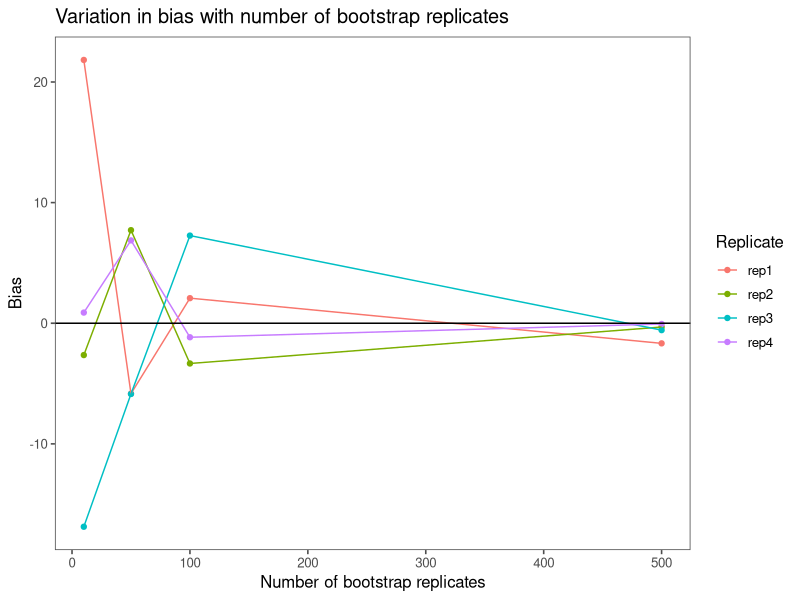
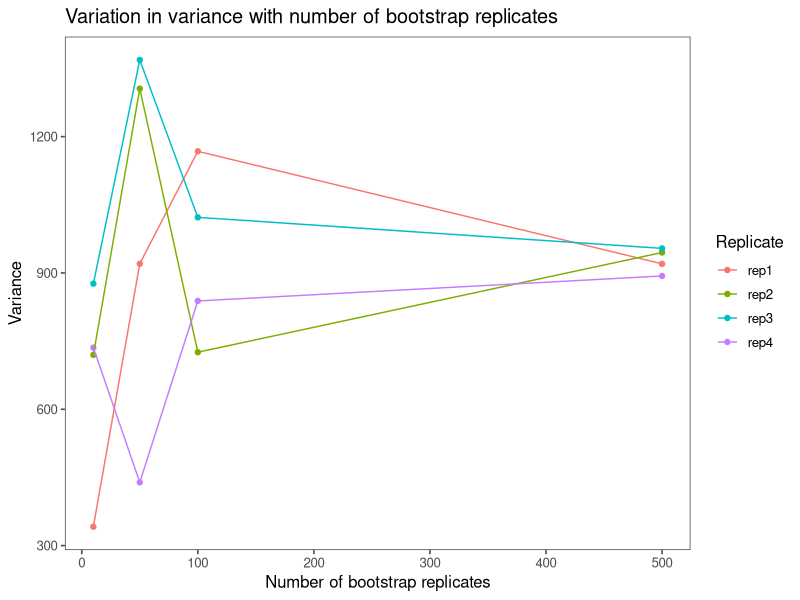
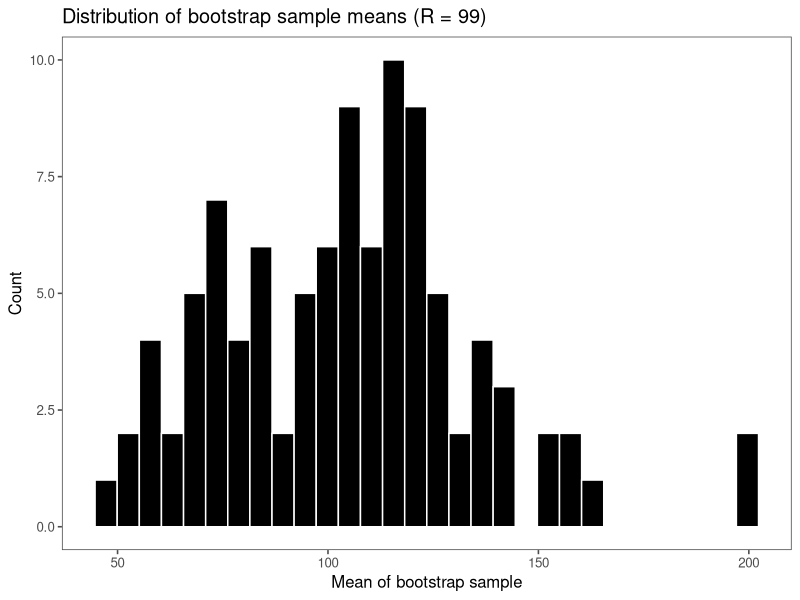
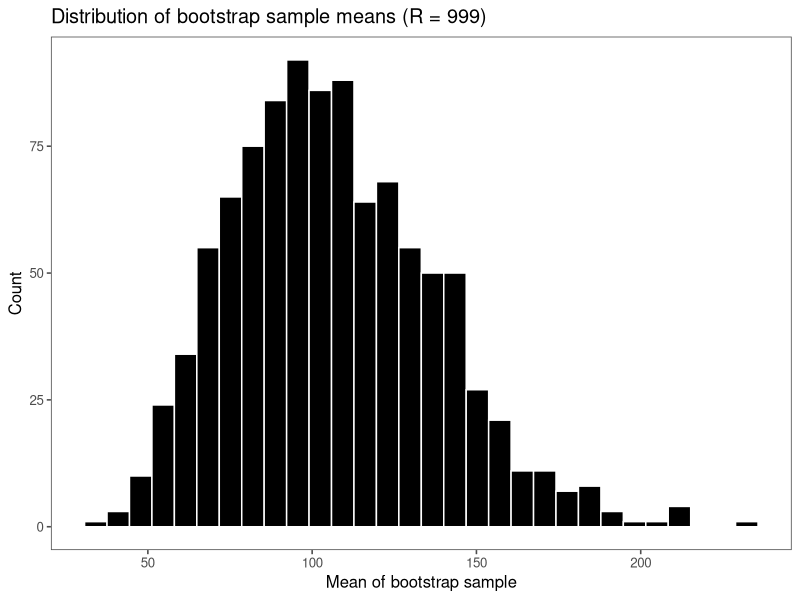
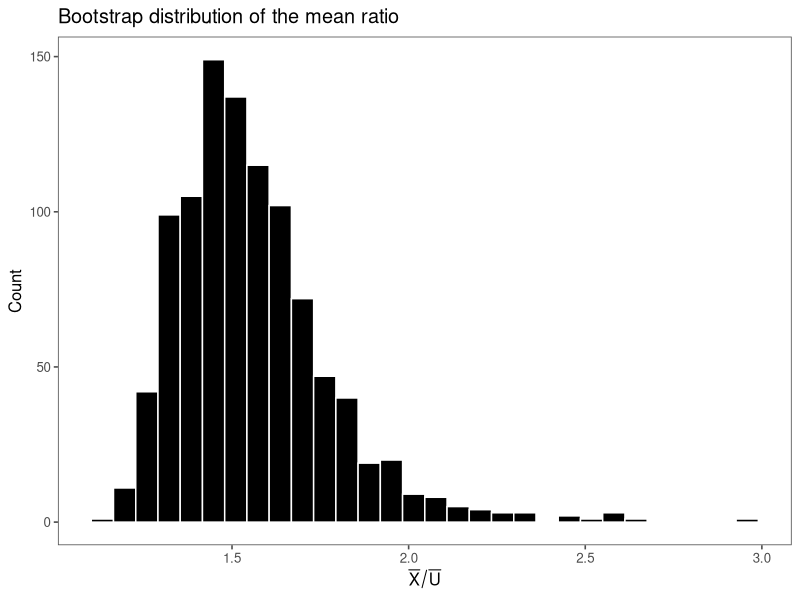
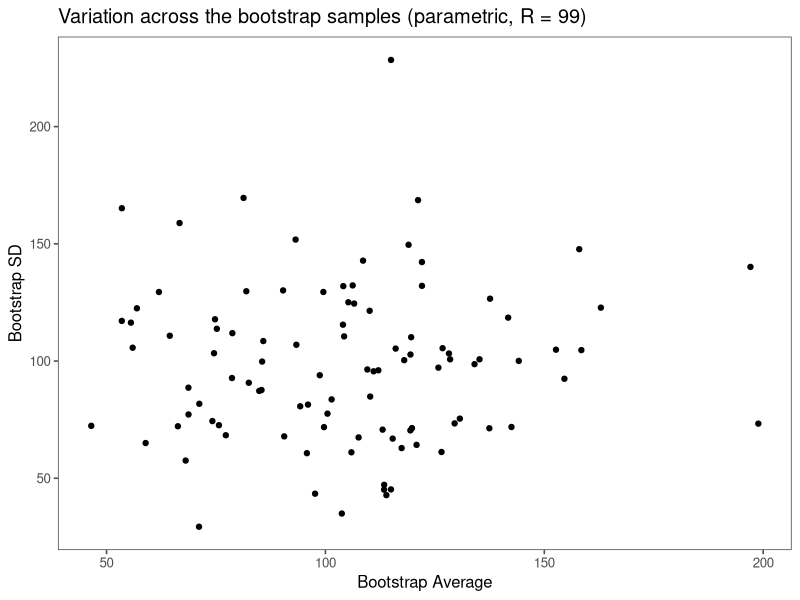
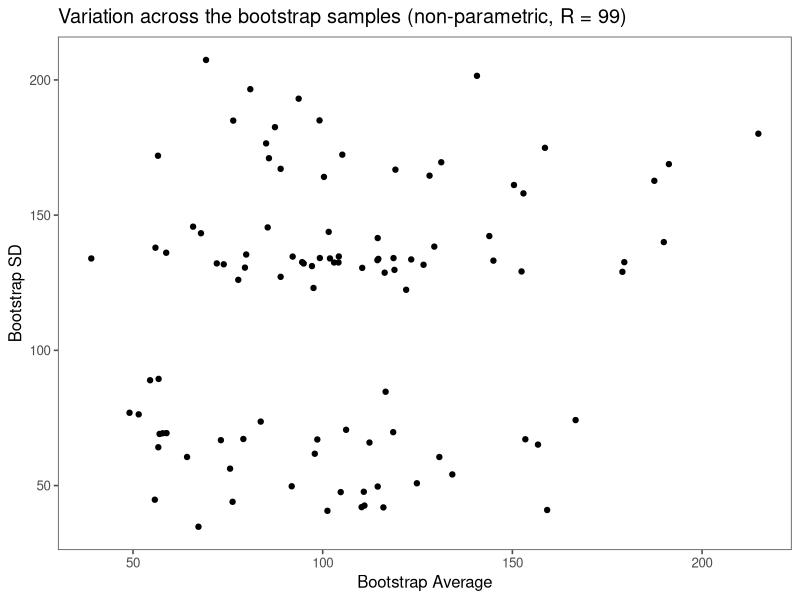
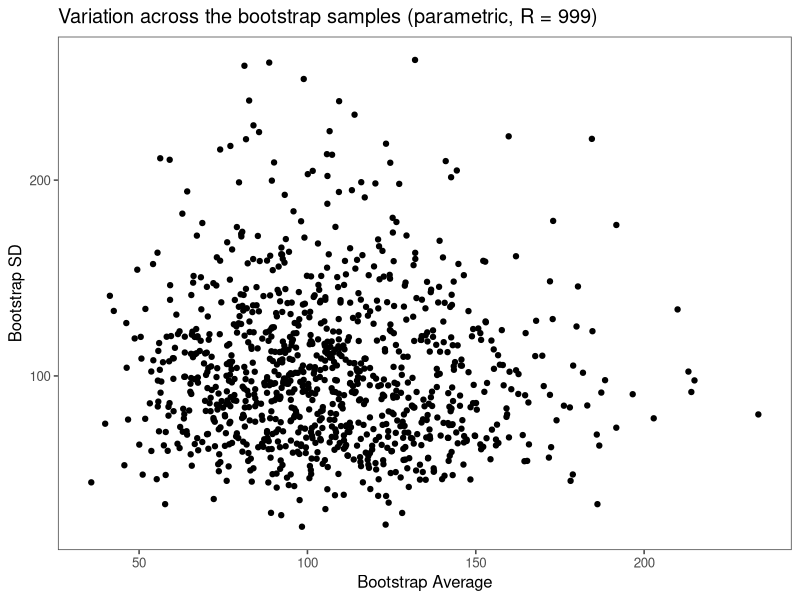

Write R code to recreate these figures, in order.
#' ---
#' title: "Chapter 2: The Basic Bootstraps"
#' author: Davison and Hinkley
#' output: github_document
#' ---

#' last update: Wed Apr 18 10:01:45 2018

library(boot)
library(tidyverse)
library(ggthemes)

library(parallel)
library(doParallel)
registerDoParallel(cores=detectCores(all.tests=TRUE))

set.seed(20130810)

theme_set(theme_few())

#' Here, we are concerned about bootstrap estimates from a single, homonegenous
#' set of data
#'
#' The first data set is a set of measurement of times between failures of AC
#' equipment in Boeing 720 aircraft. Possible data generating mechanisms that
#' are proposed are Exponential and Gamma.

data("aircondit")
glimpse(aircondit)

mu <- mean(aircondit$hours)
variance <- var(aircondit$hours)

#' This data can be analyzed via bootstrap methods: parameteric and
#' non-parametric.
#' 
#' *Parametric bootstrap analysis*
#' 
#' We can start by assuming that these data have been drawn at random from a
#' exponential distribution of the above calculated mean (mu). The parametric
#' assumption is the distribution i.e., exponential.
#'
#' One can generate random samples from the assumed exponential distribution,
#' like so (best guess for mean of the distribution comes from the sample
#' itself):

b_expo <- rexp(length(aircondit), rate = 1/mu)

#' Similar random draws can be made from an assumed gamma distribution. If $X$
#' is a distributed gamma with shape $k$ and scale $\theta$, then $E[X] = k
#' \theta$ and $Var(X) = k \theta^2$. In this case, the best information
#' estimate of the mean and the variance of the distribution comes from the
#' sample itself like before. So, $\theta = Var(X)/E[X] = variance/mu$

theta <- variance/mu
k <- mu/theta

b_gamma <- rgamma(length(aircondit), shape = k, scale = theta)

#' In the above analysis, the fitted model in the first case is the exponential
#' distribution and the second case is the gamma distribution.
#'
#' Now, we move on to generating a large number of bootstrap samples and looking
#' at the the estimates from these bootstrap samples.
#'
#' First, we assume that the fitted model is exponential and see how the Bias,
#' i.e., E[T|F] - t and the Variance, i.e., Var(T) change as the number of
#' bootstrap replicates increase. We wish to see the bias move to 0 as the
#' number of replications increase.

boot_df <- function(data, mu, n_reps) {
  bm <- matrix(nrow = length(data$hours), ncol = n_reps)
  
  for (rep in 1:n_reps) {
    bm[, rep] <- rexp(nrow(bm), rate = 1/mu)
  }
  
  colnames(bm) <- paste0("b", 1:n_reps)
  bdf <- as.data.frame(bm)
  
  return(bdf)
}

bias_boot <- function(boot_df, mu) {
  means <- boot_df %>% 
            summarize_all(mean) %>% 
            as_vector()
  
  return(mean(means - mu))
}

variance_boot <- function(boot_df, mu) {
  means <- boot_df %>% 
            summarize_all(mean) %>% 
            as_vector()
  
  return(var(means))
}

#' We repeat the entire bootstrapping exercise 4 times as shown in the book.

estimate_bias <- function(data, mu) {
  boot_10 <- boot_df(data, mu, 10)
  boot_50 <- boot_df(data, mu, 50)
  boot_100 <- boot_df(data, mu, 100)
  boot_500 <- boot_df(data, mu, 500)
  
  return(c(bias_boot(boot_10, mu), 
           bias_boot(boot_50, mu),
           bias_boot(boot_100, mu),
           bias_boot(boot_500, mu)))
}

estimate_variance <- function(data, mu) {
  boot_10 <- boot_df(data, mu, 10)
  boot_50 <- boot_df(data, mu, 50)
  boot_100 <- boot_df(data, mu, 100)
  boot_500 <- boot_df(data, mu, 500)
  
  return(c(variance_boot(boot_10, mu), 
           variance_boot(boot_50, mu),
           variance_boot(boot_100, mu),
           variance_boot(boot_500, mu)))
}

bias_boot_expo <- data.frame(R = c(10, 50 , 100, 500),
                             rep1 = estimate_bias(aircondit, mu), 
                             rep2 = estimate_bias(aircondit, mu),
                             rep3 = estimate_bias(aircondit, mu),
                             rep4 = estimate_bias(aircondit, mu))

variance_boot_expo <- data.frame(R = c(10, 50 , 100, 500),
                                 rep1 = estimate_variance(aircondit, mu), 
                                 rep2 = estimate_variance(aircondit, mu),
                                 rep3 = estimate_variance(aircondit, mu),
                                 rep4 = estimate_variance(aircondit, mu))

#' Figure 2.1
dev.new()
ggplot(bias_boot_expo %>% gather(replicate, bias, -R)) +
  geom_point(aes(x = R, y = bias, group = replicate, color = replicate)) +
  geom_line(aes(x = R, y = bias, group = replicate, color = replicate)) +
  geom_hline(aes(yintercept = 0)) +
  labs(x  = "Number of bootstrap replicates",
       y = "Bias",
       color = "Replicate",
       title = "Variation in bias with number of bootstrap replicates")

ggplot(variance_boot_expo %>% gather(replicate, bias, -R)) +
  geom_point(aes(x = R, y = bias, group = replicate, color = replicate)) +
  geom_line(aes(x = R, y = bias, group = replicate, color = replicate)) +
  labs(x  = "Number of bootstrap replicates",
       y = "Variance",
       color = "Replicate",
       title = "Variation in variance with number of bootstrap replicates") 

#' In the above plot, as expected the variance converges to the variance of an
#' exponential distribution and the bias converges to 0.
#'
#' A sense of the variation in the bootstrap process can be obtained from
#' histograms of the statistic computed on the bootstrap samples

mean_boot_99 <- boot_df(aircondit, mu, 99) %>% 
                  summarize_all(mean) %>% 
                  as_vector()

mean_boot_999 <- boot_df(aircondit, mu, 999) %>% 
                  summarize_all(mean) %>% 
                  as_vector()

#' Figure 2.3
dev.new()
ggplot(data.frame(t = mean_boot_99)) +
  geom_histogram(aes(x = t), fill = "black", color = "white") +
  labs(x = "Mean of bootstrap sample",
       y = "Count",
       title = "Distribution of bootstrap sample means (R = 99)")

ggplot(data.frame(t = mean_boot_999)) +
  geom_histogram(aes(x = t), fill = "black", color = "white") +
  labs(x = "Mean of bootstrap sample",
       y = "Count",
       title = "Distribution of bootstrap sample means (R = 999)")

#' *Non-parametric boootstrap analysis*
#' 
#' Non-parametric bootstrap works well when we do not have a theoretical reason
#' to expect a well-known distribution as a representative of the data
#' generating process. This often happens when we are interested in an outcome
#' that is a composition of other columns in the data

data("city")
glimpse(city)

data("bigcity")
glimpse(bigcity)

#' This data set containts the populations in 1920 and 1930 for a selection of
#' cities, the smaller data set is the one that is discussed in chapter 2. We
#' are interested in the ratio of the mean populations in the two years, i.e.,
#' (E[X]/E[U]).
#'
#' There is no parametric model, we could use to model this data, so we use the
#' ratio of the sample averages and build an empirical distribution using
#' bootstrap methods.
#'
#' The cool thing is that even though we do not have a 'name' for the
#' distribution followed by the ratio, we can use resampling to generate
#' approximate values.
#'
#' We begin as usual with a boot function that takes the data and resamples it.
#' Here we have a pair of values to be sampled so indices are used (it is most
#' convenient to use the `boot` function!)
#' 

mean_ratio <- function(data, indices) {
  return(mean(data[indices, ]$x)/mean(data[indices, ]$u))
}

b <- boot(city, mean_ratio, R = 999, parallel = "snow")

boot_data <- as.data.frame(b$t)
colnames(boot_data) <- c("mean_ratio")

#' Figure 2.5
dev.new()
ggplot(boot_data) +
  geom_histogram(aes(x = mean_ratio), fill = "black", color = "white") +
  labs(x = expression(bar(X)/bar(U)),
       y = "Count",
       title = "Bootstrap distribution of the mean ratio")

#' The skew is rather apparent from Figure 2.5
#'
#' This brings us naturally to a comparison between parametric and
#' non-parametric methods. We can make a scatter plot of the mean and standard
#' deviation of the bootstrapped samples to see the effect of using both these
#' methods

means <- function(data, indices) {
  return(mean(data[indices, "hours"]))
}

sds <- function(data, indices) {
  return(sd(data[indices, "hours"]))
}

#' non-parametric bootstrap, R = 99
b_means <- boot(aircondit, statistic = means, R = 99, parallel = "snow")
b_sds <- boot(aircondit, statistic = sds, R = 99, parallel = "snow")

boot_mean_nonparam <- as.data.frame(b_means$t)
colnames(boot_mean_nonparam) <- c("mean_time_nonparam")

boot_sd_nonparam <- as.data.frame(b_sds$t)
colnames(boot_sd_nonparam) <- c("sd_time_nonparam")

boot_nonparam <- bind_cols(boot_mean_nonparam, boot_sd_nonparam)

#' parametric bootstrap, R = 99
boot_mean_param <- as.data.frame(mean_boot_99)
colnames(boot_mean_param) <- c("mean_time_param")

boot_sd_param <- boot_df(aircondit, mu, 99) %>% 
                  summarize_all(sd) %>% 
                  as_vector() %>% 
                  as.data.frame() 

colnames(boot_sd_param) <- c("sd_time_param")

boot_param <- bind_cols(boot_mean_param, boot_sd_param)

#' Figure 2.9

dev.new()
ggplot(boot_param) +
  geom_point(aes(x = mean_time_param, y = sd_time_param)) +
  labs(x = "Bootstrap Average",
       y = "Bootstrap SD",
       title = "Variation across the bootstrap samples (parametric, R = 99)")

ggplot(boot_nonparam) +
  geom_point(aes(x = mean_time_nonparam, y = sd_time_nonparam)) +
  labs(x = "Bootstrap Average",
       y = "Bootstrap SD",
       title = "Variation across the bootstrap samples (non-parametric, R = 99)")


#' non-parametric bootstrap, R = 999
b_means <- boot(aircondit, statistic = means, R = 999, parallel = "snow")
b_sds <- boot(aircondit, statistic = sds, R = 999, parallel = "snow")

boot_mean_nonparam <- as.data.frame(b_means$t)
colnames(boot_mean_nonparam) <- c("mean_time_nonparam")

boot_sd_nonparam <- as.data.frame(b_sds$t)
colnames(boot_sd_nonparam) <- c("sd_time_nonparam")

boot_nonparam <- bind_cols(boot_mean_nonparam, boot_sd_nonparam)

#' parametric bootstrap, R = 999
boot_mean_param <- as.data.frame(mean_boot_999)
colnames(boot_mean_param) <- c("mean_time_param")

boot_sd_param <- boot_df(aircondit, mu, 999) %>% 
                  summarize_all(sd) %>% 
                  as_vector() %>% 
                  as.data.frame() 

colnames(boot_sd_param) <- c("sd_time_param")

boot_param <- bind_cols(boot_mean_param, boot_sd_param)

#' Figure 2.9
dev.new()
ggplot(boot_param) +
  geom_point(aes(x = mean_time_param, y = sd_time_param)) +
  labs(x = "Bootstrap Average",
       y = "Bootstrap SD",
       title = "Variation across the bootstrap samples (parametric, R = 999)")

ggplot(boot_nonparam) +
  geom_point(aes(x = mean_time_nonparam, y = sd_time_nonparam)) +
  labs(x = "Bootstrap Average",
       y = "Bootstrap SD",
       title = "Variation across the bootstrap samples (non-parametric, R = 999)")


#' How does the bootstrap perform with 'jumpy' statistics like median?
#' 
#' Technically, we do not need the function below, but for consistency with more
#' complicated bootstraps we do the following:

median_fn <- function(data, indices) {
  return(median(data[indices, "hours"]))
}

b <- boot(data = aircondit, 
          statistic = median_fn, 
          R = 9999,
          parallel = "snow")

median_boot <- as.data.frame(b$t)
colnames(median_boot) <- c("sample_median")

dev.new()
ggplot(median_boot) +
  geom_histogram(aes(x = sample_median), fill = "black", color = "white") +
  geom_vline(aes(xintercept = b$t0), size = 1, linetype = "dotted") +
  labs(x = "Bootstrap sample median",
       y = "Count",
       title = "Distribution of the bootstrap samples median")

#' As we can see from the above plot, the median estimates jump around a lot. 
#' The distribution does not really fit into a 'named' distribution
#' 
#' Another interesting statistic of interest would be the correlation between
#' variables. We apply the reampling to the cities data

corr_fn <- function(data, indices) {
  return(cor(data[indices, "u"], data[indices, "x"]))
}

b <- boot(data = city, 
          statistic = corr_fn, 
          R = 9999,
          parallel = "snow")

corr_boot <- as.data.frame(b$t)
colnames(corr_boot) <- c("correlation")

ggplot(corr_boot) +
  geom_histogram(aes(x = correlation), fill = "black", color = "white")
